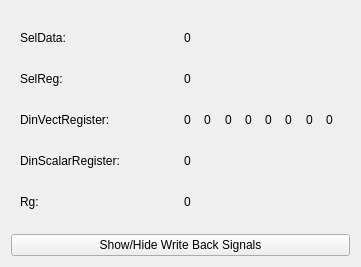
   <widget class="QWidget" name="verticalLayoutWidget_11">
    <property name="geometry">
     <rect>
      <x>670</x>
      <y>350</y>
      <width>361</width>
      <height>267</height>
     </rect>
    </property>
    <layout class="QVBoxLayout" name="verticalLayout_27">
     <item>
      <widget class="QWidget" name="widget_wb" native="true">
       <layout class="QHBoxLayout" name="Layout_WB">
        <item>
         <layout class="QVBoxLayout" name="verticalLayout_11">
          <item>
           <widget class="QLabel" name="label_36">
            <property name="text">
             <string>SelData:</string>
            </property>
           </widget>
          </item>
          <item>
           <widget class="QLabel" name="label_37">
            <property name="text">
             <string>SelReg:</string>
            </property>
           </widget>
          </item>
          <item>
           <widget class="QLabel" name="label_38">
            <property name="text">
             <string>DinVectRegister:</string>
            </property>
           </widget>
          </item>
          <item>
           <widget class="QLabel" name="label_39">
            <property name="text">
             <string>DinScalarRegister:</string>
            </property>
           </widget>
          </item>
          <item>
           <widget class="QLabel" name="label_40">
            <property name="text">
             <string>Rg:</string>
            </property>
           </widget>
          </item>
         </layout>
        </item>
        <item>
         <layout class="QVBoxLayout" name="verticalLayout_16">
          <item>
           <widget class="QLabel" name="label_SelDataWB">
            <property name="text">
             <string>0</string>
            </property>
           </widget>
          </item>
          <item>
           <widget class="QLabel" name="label_selRegWB">
            <property name="text">
             <string>0</string>
            </property>
           </widget>
          </item>
          <item>
           <layout class="QHBoxLayout" name="horizontalLayout_22">
            <property name="spacing">
             <number>5</number>
            </property>
            <item>
             <widget class="QLabel" name="label_DinWbVector_0">
              <property name="text">
               <string>0</string>
              </property>
             </widget>
            </item>
            <item>
             <widget class="QLabel" name="label_DinWbVector_1">
              <property name="text">
               <string>0</string>
              </property>
             </widget>
            </item>
            <item>
             <widget class="QLabel" name="label_DinWbVector_2">
              <property name="text">
               <string>0</string>
              </property>
             </widget>
            </item>
            <item>
             <widget class="QLabel" name="label_DinWbVector_3">
              <property name="text">
               <string>0</string>
              </property>
             </widget>
            </item>
            <item>
             <widget class="QLabel" name="label_DinWbVector_4">
              <property name="text">
               <string>0</string>
              </property>
             </widget>
            </item>
            <item>
             <widget class="QLabel" name="label_DinWbVector_5">
              <property name="text">
               <string>0</string>
              </property>
             </widget>
            </item>
            <item>
             <widget class="QLabel" name="label_DinWbVector_6">
              <property name="text">
               <string>0</string>
              </property>
             </widget>
            </item>
            <item>
             <widget class="QLabel" name="label_DinWbVector_7">
              <property name="text">
               <string>0</string>
              </property>
             </widget>
            </item>
           </layout>
          </item>
          <item>
           <widget class="QLabel" name="label_DinScalarWB">
            <property name="text">
             <string>0</string>
            </property>
           </widget>
          </item>
          <item>
           <widget class="QLabel" name="label_RgWB">
            <property name="text">
             <string>0</string>
            </property>
           </widget>
          </item>
         </layout>
        </item>
       </layout>
      </widget>
     </item>
     <item>
      <widget class="QPushButton" name="pushButton_WB">
       <property name="text">
        <string>Show/Hide Write Back Signals</string>
       </property>
      </widget>
     </item>
    </layout>
   </widget>
